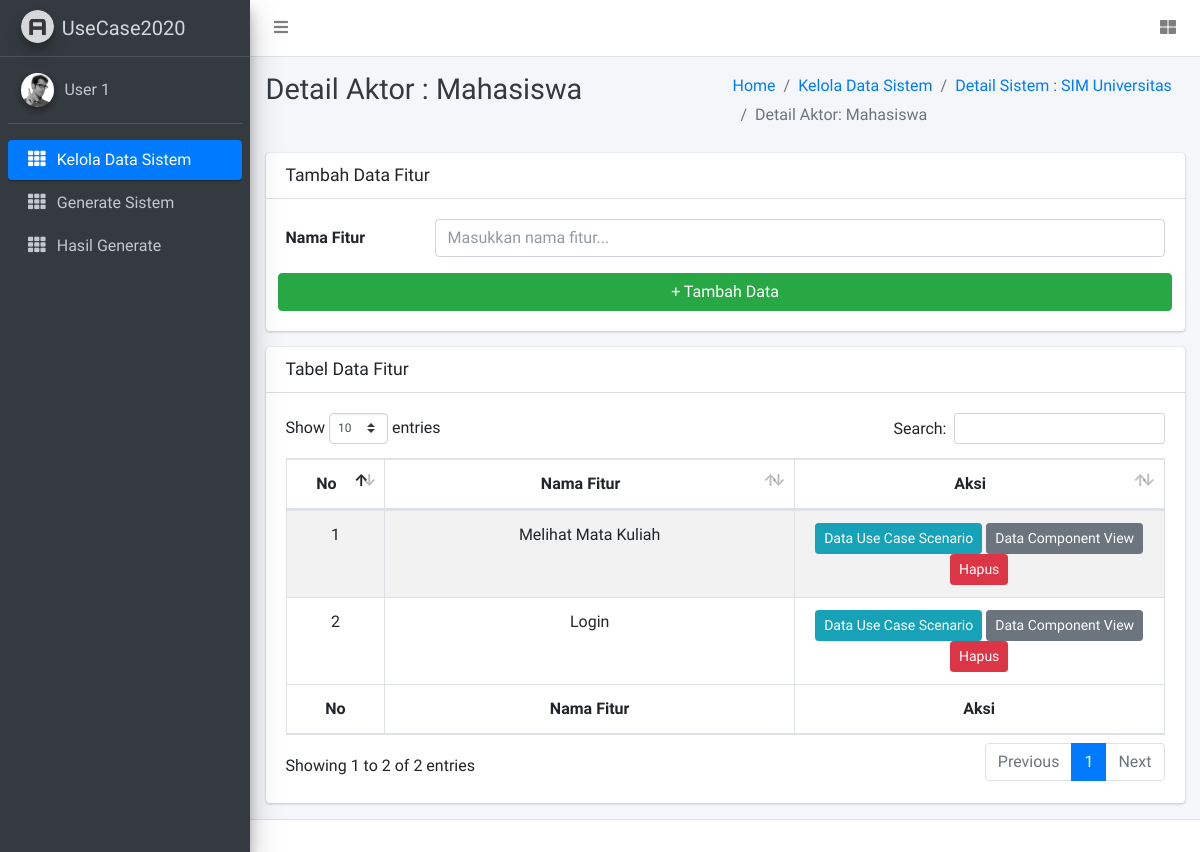
/detail-aktor.php?id=16, run on the app's committed database.
### tables this page shows
CREATE TABLE `aktor` (
  `id_aktor` int(11) NOT NULL,
  `nama_aktor` varchar(100) NOT NULL,
  `id_sistem` int(11) NOT NULL
);

CREATE TABLE `sistem` (
  `id_sistem` int(11) NOT NULL,
  `nama_sistem` varchar(50) NOT NULL
);

CREATE TABLE `fitur` (
  `id_fitur` int(11) NOT NULL,
  `nama_fitur` varchar(100) NOT NULL,
  `deskripsi` varchar(100) NOT NULL,
  `kondisi_awal` varchar(100) NOT NULL,
  `kondisi_akhir` varchar(100) NOT NULL,
  `scenario_normal` text NOT NULL,
  `scenario_alternatif` text NOT NULL,
  `scenario_exception` text NOT NULL,
  `id_aktor` int(11) NOT NULL
);

### functions.php (called while the page is built, shortened)
<?php
$conn = mysqli_connect("localhost", "root", "", "usecase_psi");
function query($query){
  global $conn;
  $result = mysqli_query($conn, $query);
  $rows = [];
  while ($row = mysqli_fetch_assoc($result)){
    $rows[] = $row;
  }
  return $rows;
}
function listFitur($id_aktor){
    $sql = "SELECT * FROM `fitur` WHERE id_aktor = '$id_aktor'";
    return query($sql);
}
?>

### container/detail-aktor.php (the view, shortened to what this page needs)
<?php
include('functions.php');
$id_aktor = $_GET['id'];
$fitur = listFitur($id_aktor);
$sql = "SELECT * FROM `aktor` WHERE id_aktor = '$id_aktor'";
$nama_aktor = query($sql);
$idSistem = $nama_aktor[0]['id_sistem'];
$sql = "SELECT * FROM `sistem` WHERE id_sistem = '$idSistem'";
$sistem = query($sql);
?>
<div class="content-header">
    <div class="container-fluid">
        <div class="row mb-2">
            <div class="col-sm-6">
                <h1 class="m-0 text-dark">Detail Aktor : <?= $nama_aktor[0]['nama_aktor']?></h1>
            </div>
            <div class="col-sm-6">
                <ol class="breadcrumb float-sm-right">
                    <li class="breadcrumb-item"><a href="#">Home</a></li>
                    <li class="breadcrumb-item"><a href="index.php">Kelola Data Sistem</a></li>
                    <li class="breadcrumb-item"><a href="detail-sistem.php?id=<?=$idSistem?>">Detail Sistem : <?= $sistem[0]['nama_sistem']?></a></li>
                    <li class="breadcrumb-item active">Detail Aktor: <?= $nama_aktor[0]['nama_aktor']?></li>
                </ol>
            </div>
        </div>
    </div>
</div>
<div class="content">
    <div class="container-fluid">
    <div class="row">
        <div class="col-12">
            <dic class="card">
                <div class="card-header">
                    <h3 class="card-title">Tambah Data Fitur</h3>
                </div>
                <div class="card-body">
                    <form action="" method="post">
                        <div class="form-group row">
                            <label for="nama-fitur" class="col-sm-2 col-form-label">Nama Fitur</label>
                            <div class="col-sm-10">
                                <input name="nama-fitur" placeholder="Masukkan nama fitur..." type="text" class="form-control" id="nama-fitur">
                            </div>
                        </div>
                        <div class="row">
                            <button class="btn btn-success btn-block" name="submit" type="submit">+ Tambah Data</button>
                        </div>
                    </form>
                </div>
            </dic>
        </div>
    </div>
        <div class="row">
        <div class="col-12">
            <div class="card">
                <div class="card-header">
                    <h3 class="card-title">Tabel Data Fitur</h3>
                </div>
                <div class="card-body">
                    <div id="example1_wrapper" class="dataTables_wrapper dt-bootstrap4">
                        <div class="row">
                            <div class="col-sm-12">
                                <table id="example1" class="text-center table table-bordered table-striped dataTable" role="grid"
                                    aria-describedby="example1_info">
                                    <thead>
                                        <tr role="row">
                                            <th class="sorting_asc" tabindex="0" aria-controls="example1" rowspan="1"
                                                colspan="1" aria-sort="ascending"
                                                aria-label="Rendering engine: activate to sort column descending"
                                                style="width: 5px;">No</th>
                                            <th class="sorting" tabindex="0" aria-controls="example1" rowspan="1"
                                                colspan="1" aria-label="Browser: activate to sort column ascending"
                                                style="width: 219px;">Nama Fitur</th>
                                            <th class="sorting" tabindex="0" aria-controls="example1" rowspan="1"
                                                colspan="1" aria-label="Platform(s): activate to sort column ascending"
                                                style="width: 194px;">Aksi</th>
                                        </tr>
                                    </thead>
                                    <tbody>
                                    <?php $i=0; foreach($fitur as $fit): ?>
                                        <tr role="row" class="<?php if($i%2==0): echo "even"; else: echo "odd"; endif?>">
                                            <td class="sorting_1"><?= ++$i ?></td>
                                            <td><?= $fit['nama_fitur'] ?></td>
                                            <td>
                                                <a href="detail-fitur.php?id=<?= $fit['id_fitur'] ?>" class="btn btn-sm btn-info">Data Use Case Scenario</a>
                                                <a href="component-view.php?id=<?= $fit['id_fitur'] ?>" class="btn btn-sm btn-secondary">Data Component View</a>
                                                <a href="hapus-fitur.php?id=<?= $fit['id_fitur'] ?>" class="btn btn-sm btn-danger">Hapus</a>
                                            </td>
                                        </tr>
                                    <?php endforeach ?>
                                    </tbody>
                                    <tfoot>
                                        <tr>
                                            <th rowspan="1" colspan="1">No</th>
                                            <th rowspan="1" colspan="1">Nama Fitur</th>
                                            <th rowspan="1" colspan="1">Aksi</th>
                                        </tr>
                                    </tfoot>
                                </table>
                            </div>
                        </div>
                    </div>
                </div>
                </div>
            </div>
        </div>
    </div>
</div>

### data on the page
aktor: nama_aktor "Mahasiswa"
sistem: nama_sistem "SIM Universitas"
fitur: nama_fitur "Melihat Mata Kuliah"
fitur: nama_fitur "Login"
